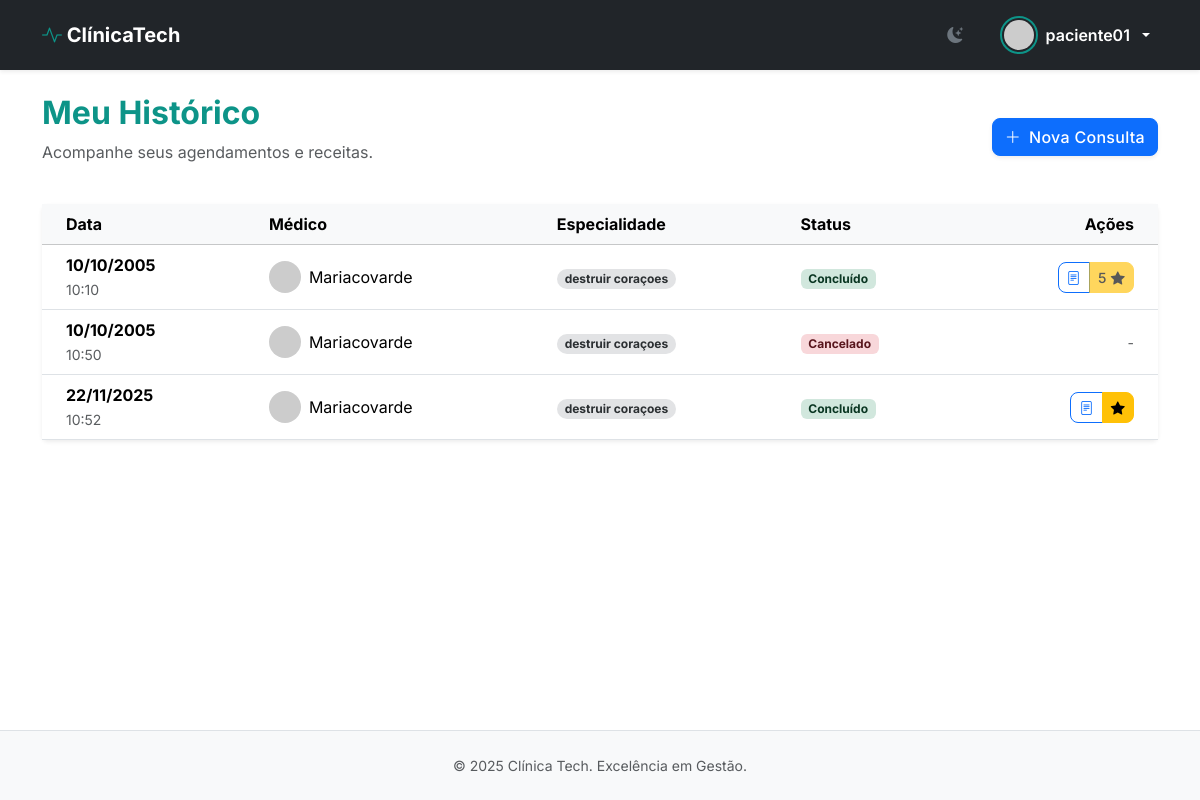
/meus-agendamentos/ (signed in), run on the app's committed database.
### core/models.py (models this page shows, shortened)
class Usuario(AbstractUser):
    TIPO_CHOICES = (
        ('MEDICO', 'Médico'),
        ('PACIENTE', 'Paciente'),
        ('RECEPCAO', 'Recepção'),
    )
    tipo = models.CharField(
        'Tipo de Usuário',
        max_length=10,
        choices=TIPO_CHOICES,
        default='PACIENTE'
    )
    tipo = models.CharField('Tipo de Usuário', max_length=10, choices=TIPO_CHOICES, default='PACIENTE')
    foto = models.ImageField('Foto de Perfil', upload_to='perfis/', blank=True, null=True)

class Agendamento(models.Model):
    STATUS_CHOICES = (
        ('AGENDADO', 'Agendado'),
        ('AGUARDANDO', 'Na Sala de Espera'),
        ('CANCELADO', 'Cancelado'),
        ('REALIZADO', 'Realizado'),
    )
    medico = models.ForeignKey(Medico, on_delete=models.CASCADE, related_name='agenda')
    paciente = models.ForeignKey(Paciente, on_delete=models.CASCADE, related_name='consultas')
    data_horario = models.DateTimeField('Data e Hora')
    status = models.CharField(max_length=10, choices=STATUS_CHOICES, default='AGENDADO')
    valor = models.DecimalField('Valor da Consulta', max_digits=10, decimal_places=2, default=200.00)
    pago = models.BooleanField('Está Pago?', default=False)
    observacoes = models.TextField('Observações', blank=True, null=True)
    avaliacao = models.IntegerField('Avaliação (1-5)', blank=True, null=True)
    comentario_paciente = models.TextField('Comentário', blank=True, null=True)
    criado_em = models.DateTimeField(auto_now_add=True)
    atualizado_em = models.DateTimeField(auto_now=True)
    class Meta:
        ordering = ['data_horario']
        verbose_name = 'Agendamento'
        verbose_name_plural = 'Agendamentos'

class Medico(models.Model):
    usuario = models.OneToOneField(Usuario, on_delete=models.CASCADE, related_name='medico')
    crm = models.CharField('CRM', max_length=20, unique=True)
    especialidade = models.CharField('Especialidade', max_length=100)

### core/views.py (the view)
# urls.py: path('meus-agendamentos/', views.listar_agendamentos, name='listar_agendamentos'),
@login_required
def listar_agendamentos(request):
    if request.user.tipo != 'PACIENTE':
        return redirect('home')
    agendamentos = Agendamento.objects.filter(paciente=request.user.paciente).order_by('data_horario')
    return render(request, 'minhas_consultas.html', {'agendamentos': agendamentos})

### core/templates/minhas_consultas.html (shortened to what this page needs)
{% extends 'base.html' %}
{% block content %}
    <div class="d-flex justify-content-between align-items-center mb-4">
        <div>
            <h2 class="fw-bold text-primary">Meu Histórico</h2>
            <p class="text-muted">Acompanhe seus agendamentos e receitas.</p>
        </div>
        <a href="{% url 'agendar_consulta' %}" class="btn btn-primary shadow-sm">
            <i class="bi bi-plus-lg me-2"></i>Nova Consulta
        </a>
    </div>
    <div class="card shadow-sm border-0">
        <div class="card-body p-0">
            {% if agendamentos %}
            <div class="table-responsive">
                <table class="table table-hover align-middle mb-0">
                    <thead class="table-light">
                        <tr>
                            <th class="ps-4">Data</th>
                            <th>Médico</th>
                            <th>Especialidade</th>
                            <th>Status</th>
                            <th class="text-end pe-4">Ações</th>
                        </tr>
                    </thead>
                    <tbody>
                        {% for agenda in agendamentos %}
                        <tr>
                            <td class="ps-4">
                                <div class="fw-bold">{{ agenda.data_horario|date:"d/m/Y" }}</div>
                                <small class="text-muted">{{ agenda.data_horario|date:"H:i" }}</small>
                            </td>
                            <td>
                                <div class="d-flex align-items-center">
                                    {% if agenda.medico.usuario.foto %}
                                        <img src="{{ agenda.medico.usuario.foto.url }}" class="rounded-circle me-2" width="32" height="32">
                                    {% else %}
                                        <img src="https://ui-avatars.com/api/?name={{ agenda.medico.usuario.username }}" class="rounded-circle me-2" width="32">
                                    {% endif %}
                                    {{ agenda.medico.usuario.get_full_name|default:agenda.medico.usuario.username }}
                                </div>
                            </td>
                            <td><span class="badge bg-secondary-subtle text-secondary-emphasis rounded-pill">{{ agenda.medico.especialidade }}</span></td>
                            <td>
                                {% if agenda.status == 'AGENDADO' %}
                                    <span class="badge bg-primary-subtle text-primary-emphasis">Agendado</span>
                                {% elif agenda.status == 'AGUARDANDO' %}
                                    <span class="badge bg-info-subtle text-info-emphasis">Na Recepção</span>
                                {% elif agenda.status == 'REALIZADO' %}
                                    <span class="badge bg-success-subtle text-success-emphasis">Concluído</span>
                                {% else %}
                                    <span class="badge bg-danger-subtle text-danger-emphasis">Cancelado</span>
                                {% endif %}
                            </td>
                            <td class="text-end pe-4">
                                {% if agenda.status == 'AGENDADO' %}
                                    <a href="{% url 'cancelar_agendamento' agenda.id %}"
                                       class="btn btn-sm btn-outline-danger"
                                       onclick="return confirm('Tem certeza?')">
                                        <i class="bi bi-x-circle"></i> Cancelar
                                    </a>
                                {% elif agenda.status == 'REALIZADO' %}
                                    <div class="btn-group">
                                        <a href="{% url 'visualizar_prontuario' agenda.id %}" class="btn btn-sm btn-outline-primary" title="Ver Receita">
                                            <i class="bi bi-file-text"></i>
                                        </a>
                                        {% if not agenda.avaliacao %}
                                            <a href="{% url 'avaliar_consulta' agenda.id %}" class="btn btn-sm btn-warning" title="Avaliar">
                                                <i class="bi bi-star-fill"></i>
                                            </a>
                                        {% else %}
                                            <span class="btn btn-sm btn-warning disabled" title="Nota: {{ agenda.avaliacao }}">
                                                {{ agenda.avaliacao }} <i class="bi bi-star-fill"></i>
                                            </span>
                                        {% endif %}
                                    </div>
                                {% else %}
                                    <span class="text-muted small">-</span>
                                {% endif %}
                            </td>
                        </tr>
                        {% endfor %}
                    </tbody>
                </table>
            </div>
            {% else %}
                <div class="text-center py-5">
                    <i class="bi bi-journal-x display-4 text-muted opacity-50"></i>
                    <p class="mt-3 text-muted">Você ainda não possui histórico.</p>
                </div>
            {% endif %}
        </div>
    </div>
{% endblock %}

### core/templates/base.html (shortened to what this page needs)
<!DOCTYPE html>
{% load static %}
<html lang="pt-br" data-bs-theme="light">
<head>
    <link href="https://cdn.jsdelivr.net/npm/bootstrap@5.3.2/dist/css/bootstrap.min.css" rel="stylesheet">
    <link rel="stylesheet" href="https://cdn.jsdelivr.net/npm/bootstrap-icons@1.11.1/font/bootstrap-icons.css">
    <link href="https://unpkg.com/aos@2.3.1/dist/aos.css" rel="stylesheet">
</head>
<body class="d-flex flex-column min-vh-100">
    <nav class="navbar navbar-expand-lg navbar-dark bg-dark sticky-top shadow-sm">
        <div class="container">
            <a class="navbar-brand fw-bold" href="/">
                <i class="bi bi-activity text-primary"></i> Clínica<span class="text-white">Tech</span>
            </a>
            <div class="collapse navbar-collapse" id="navbarContent">
                <ul class="navbar-nav ms-auto align-items-center gap-3">
                    <li class="nav-item">
                        <button class="btn btn-outline-secondary border-0 rounded-circle" id="theme-toggle">
                            <i class="bi bi-moon-stars-fill" id="theme-icon"></i>
                        </button>
                    </li>
                    {% if user.is_authenticated %}
                        <li class="nav-item dropdown">
                            <a class="nav-link dropdown-toggle d-flex align-items-center gap-2 text-white" href="#" role="button" data-bs-toggle="dropdown">
                                {% if user.foto %}
                                    <img src="{{ user.foto.url }}" class="foto-nav">
                                {% else %}
                                    <img src="https://ui-avatars.com/api/?name={{ user.username }}&background=random" class="foto-nav">
                                {% endif %}
                                <span class="fw-semibold">{{ user.first_name|default:user.username }}</span>
                            </a>
                        </li>
                    {% else %}
                        <li class="nav-item"><a href="/login/" class="btn btn-outline-light btn-sm px-3">Entrar</a></li>
                        <li class="nav-item"><a href="/cadastro/" class="btn btn-primary btn-sm px-3">Criar Conta</a></li>
                    {% endif %}
                </ul>
            </div>
        </div>
    </nav>
    <div class="toast-container position-fixed top-0 end-0 p-3">
    </div>
    <main class="flex-grow-1 py-4">
        <div class="container" data-aos="fade-up" data-aos-duration="800">
            {% block content %}{% endblock %}
        </div>
    </main>
    <footer class="bg-body-tertiary py-4 mt-auto border-top">
        <div class="container text-center text-muted small">
            <p class="mb-0">&copy; 2025 Clínica Tech. Excelência em Gestão.</p>
        </div>
    </footer>
</body>
</html>

### core/templates/base.html (style rules this page uses)
:root { --bs-font-sans-serif: 'Inter', sans-serif; --bs-primary: #0d9488; --bs-primary-rgb: 13, 148, 136; }
.card { transition: transform 0.2s, box-shadow 0.2s; }
.btn { border-radius: 8px; font-weight: 500; letter-spacing: 0.3px; transition: all 0.2s; }
.foto-nav { width: 38px; height: 38px; border-radius: 50%; object-fit: cover; border: 2px solid var(--bs-primary); padding: 2px; }
.toast-container { z-index: 1055; }

### data on the page
Usuario: first_name "paciente01"
Agendamento: data_horario "10/10/2005", data_horario "10:10", medico.usuario.get_full_name "Mariacovarde", medico.especialidade "destruir coraçoes", status "Concluído", avaliacao "5"
Agendamento: data_horario "10/10/2005", data_horario "10:50", medico.usuario.get_full_name "Mariacovarde", medico.especialidade "destruir coraçoes", status "Cancelado"
Agendamento: data_horario "22/11/2025", data_horario "10:52", medico.usuario.get_full_name "Mariacovarde", medico.especialidade "destruir coraçoes", status "Concluído"
